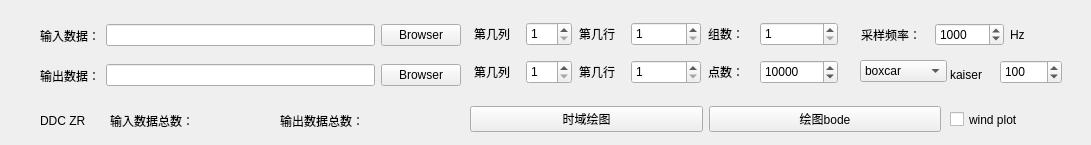
<?xml version="1.0" encoding="UTF-8"?>
<ui version="4.0">
 <class>bodeplot_by_ZR</class>
 <widget class="QWidget" name="bodeplot_by_ZR">
  <property name="geometry">
   <rect>
    <x>0</x>
    <y>0</y>
    <width>1091</width>
    <height>145</height>
   </rect>
  </property>
  <property name="font">
   <font>
    <weight>50</weight>
    <bold>false</bold>
   </font>
  </property>
  <property name="windowTitle">
   <string>bodeplot_by_ZR</string>
  </property>
  <widget class="QWidget" name="horizontalLayoutWidget">
   <property name="geometry">
    <rect>
     <x>40</x>
     <y>15</y>
     <width>421</width>
     <height>41</height>
    </rect>
   </property>
   <layout class="QHBoxLayout" name="horizontalLayout">
    <item>
     <widget class="QLabel" name="label_5">
      <property name="text">
       <string>输入数据：</string>
      </property>
     </widget>
    </item>
    <item>
     <widget class="QLineEdit" name="inputdir">
      <property name="text">
       <string/>
      </property>
     </widget>
    </item>
    <item>
     <widget class="QPushButton" name="inputbrowser">
      <property name="text">
       <string>Browser</string>
      </property>
     </widget>
    </item>
   </layout>
  </widget>
  <widget class="QWidget" name="horizontalLayoutWidget_2">
   <property name="geometry">
    <rect>
     <x>40</x>
     <y>55</y>
     <width>421</width>
     <height>41</height>
    </rect>
   </property>
   <layout class="QHBoxLayout" name="horizontalLayout_2">
    <item>
     <widget class="QLabel" name="label_6">
      <property name="text">
       <string>输出数据：</string>
      </property>
     </widget>
    </item>
    <item>
     <widget class="QLineEdit" name="outputdir">
      <property name="text">
       <string/>
      </property>
     </widget>
    </item>
    <item>
     <widget class="QPushButton" name="outputbrowser">
      <property name="text">
       <string>Browser</string>
      </property>
     </widget>
    </item>
   </layout>
  </widget>
  <widget class="QWidget" name="horizontalLayoutWidget_5">
   <property name="geometry">
    <rect>
     <x>861</x>
     <y>19</y>
     <width>217</width>
     <height>31</height>
    </rect>
   </property>
   <layout class="QHBoxLayout" name="horizontalLayout_5">
    <item>
     <widget class="QLabel" name="label_9">
      <property name="text">
       <string>采样频率：</string>
      </property>
     </widget>
    </item>
    <item>
     <widget class="QSpinBox" name="sample_frequ">
      <property name="maximum">
       <number>1000000000</number>
      </property>
      <property name="value">
       <number>1000</number>
      </property>
     </widget>
    </item>
    <item>
     <widget class="QLabel" name="label_10">
      <property name="text">
       <string>Hz</string>
      </property>
     </widget>
    </item>
   </layout>
  </widget>
  <widget class="QLabel" name="input_num">
   <property name="geometry">
    <rect>
     <x>110</x>
     <y>110</y>
     <width>171</width>
     <height>21</height>
    </rect>
   </property>
   <property name="text">
    <string>输入数据总数：</string>
   </property>
  </widget>
  <widget class="QLabel" name="output_num">
   <property name="geometry">
    <rect>
     <x>280</x>
     <y>110</y>
     <width>171</width>
     <height>21</height>
    </rect>
   </property>
   <property name="text">
    <string>输出数据总数：</string>
   </property>
  </widget>
  <widget class="QWidget" name="horizontalLayoutWidget_3">
   <property name="geometry">
    <rect>
     <x>470</x>
     <y>104</y>
     <width>471</width>
     <height>31</height>
    </rect>
   </property>
   <layout class="QHBoxLayout" name="horizontalLayout_3">
    <item>
     <widget class="QPushButton" name="plot_time">
      <property name="text">
       <string>时域绘图</string>
      </property>
     </widget>
    </item>
    <item>
     <widget class="QPushButton" name="calcul_begin">
      <property name="text">
       <string>绘图bode</string>
      </property>
     </widget>
    </item>
   </layout>
  </widget>
  <widget class="QLabel" name="label_11">
   <property name="geometry">
    <rect>
     <x>474</x>
     <y>60</y>
     <width>45</width>
     <height>24</height>
    </rect>
   </property>
   <property name="text">
    <string>第几列</string>
   </property>
  </widget>
  <widget class="QLabel" name="label_13">
   <property name="geometry">
    <rect>
     <x>708</x>
     <y>60</y>
     <width>45</width>
     <height>24</height>
    </rect>
   </property>
   <property name="text">
    <string>点数：</string>
   </property>
  </widget>
  <widget class="QSpinBox" name="inputlie">
   <property name="geometry">
    <rect>
     <x>526</x>
     <y>22</y>
     <width>46</width>
     <height>24</height>
    </rect>
   </property>
   <property name="minimum">
    <number>1</number>
   </property>
   <property name="maximum">
    <number>99</number>
   </property>
   <property name="value">
    <number>1</number>
   </property>
  </widget>
  <widget class="QLabel" name="label_7">
   <property name="geometry">
    <rect>
     <x>474</x>
     <y>22</y>
     <width>45</width>
     <height>24</height>
    </rect>
   </property>
   <property name="text">
    <string>第几列</string>
   </property>
  </widget>
  <widget class="QSpinBox" name="inputhang">
   <property name="enabled">
    <bool>true</bool>
   </property>
   <property name="geometry">
    <rect>
     <x>631</x>
     <y>22</y>
     <width>70</width>
     <height>24</height>
    </rect>
   </property>
   <property name="minimum">
    <number>1</number>
   </property>
   <property name="maximum">
    <number>1000000000</number>
   </property>
   <property name="value">
    <number>1</number>
   </property>
  </widget>
  <widget class="QSpinBox" name="outputhang">
   <property name="geometry">
    <rect>
     <x>631</x>
     <y>60</y>
     <width>70</width>
     <height>24</height>
    </rect>
   </property>
   <property name="minimum">
    <number>1</number>
   </property>
   <property name="maximum">
    <number>1000000000</number>
   </property>
   <property name="value">
    <number>1</number>
   </property>
  </widget>
  <widget class="QLabel" name="label_12">
   <property name="geometry">
    <rect>
     <x>579</x>
     <y>60</y>
     <width>45</width>
     <height>24</height>
    </rect>
   </property>
   <property name="text">
    <string>第几行</string>
   </property>
  </widget>
  <widget class="QSpinBox" name="outputlie">
   <property name="geometry">
    <rect>
     <x>526</x>
     <y>60</y>
     <width>46</width>
     <height>24</height>
    </rect>
   </property>
   <property name="minimum">
    <number>1</number>
   </property>
   <property name="maximum">
    <number>99</number>
   </property>
   <property name="value">
    <number>1</number>
   </property>
  </widget>
  <widget class="QLabel" name="label_8">
   <property name="geometry">
    <rect>
     <x>579</x>
     <y>22</y>
     <width>45</width>
     <height>24</height>
    </rect>
   </property>
   <property name="text">
    <string>第几行</string>
   </property>
  </widget>
  <widget class="QLabel" name="label_14">
   <property name="geometry">
    <rect>
     <x>708</x>
     <y>22</y>
     <width>45</width>
     <height>24</height>
    </rect>
   </property>
   <property name="text">
    <string>组数：</string>
   </property>
  </widget>
  <widget class="QSpinBox" name="group_num">
   <property name="geometry">
    <rect>
     <x>760</x>
     <y>22</y>
     <width>78</width>
     <height>24</height>
    </rect>
   </property>
   <property name="minimum">
    <number>1</number>
   </property>
   <property name="value">
    <number>1</number>
   </property>
  </widget>
  <widget class="QSpinBox" name="point_num">
   <property name="geometry">
    <rect>
     <x>760</x>
     <y>60</y>
     <width>78</width>
     <height>24</height>
    </rect>
   </property>
   <property name="minimum">
    <number>1</number>
   </property>
   <property name="maximum">
    <number>1000000000</number>
   </property>
   <property name="singleStep">
    <number>1000</number>
   </property>
   <property name="value">
    <number>10000</number>
   </property>
  </widget>
  <widget class="QComboBox" name="comboBox">
   <property name="geometry">
    <rect>
     <x>860</x>
     <y>60</y>
     <width>87</width>
     <height>22</height>
    </rect>
   </property>
   <item>
    <property name="text">
     <string>boxcar</string>
    </property>
   </item>
   <item>
    <property name="text">
     <string>hanning</string>
    </property>
   </item>
   <item>
    <property name="text">
     <string>kaiser</string>
    </property>
   </item>
   <item>
    <property name="text">
     <string>blackman</string>
    </property>
   </item>
  </widget>
  <widget class="QSpinBox" name="kaiser_parm">
   <property name="geometry">
    <rect>
     <x>1000</x>
     <y>60</y>
     <width>62</width>
     <height>24</height>
    </rect>
   </property>
   <property name="maximum">
    <number>10000</number>
   </property>
   <property name="singleStep">
    <number>10</number>
   </property>
   <property name="value">
    <number>100</number>
   </property>
  </widget>
  <widget class="QLabel" name="label_15">
   <property name="geometry">
    <rect>
     <x>950</x>
     <y>60</y>
     <width>51</width>
     <height>29</height>
    </rect>
   </property>
   <property name="text">
    <string>kaiser</string>
   </property>
  </widget>
  <widget class="QCheckBox" name="checkBox">
   <property name="geometry">
    <rect>
     <x>950</x>
     <y>110</y>
     <width>101</width>
     <height>19</height>
    </rect>
   </property>
   <property name="text">
    <string>wind plot</string>
   </property>
  </widget>
  <widget class="QLabel" name="input_num_2">
   <property name="geometry">
    <rect>
     <x>40</x>
     <y>110</y>
     <width>61</width>
     <height>21</height>
    </rect>
   </property>
   <property name="font">
    <font>
     <family>Arial</family>
     <weight>50</weight>
     <italic>false</italic>
     <bold>false</bold>
     <underline>false</underline>
     <strikeout>false</strikeout>
    </font>
   </property>
   <property name="text">
    <string>DDC ZR</string>
   </property>
  </widget>
 </widget>
 <resources/>
 <connections/>
</ui>
